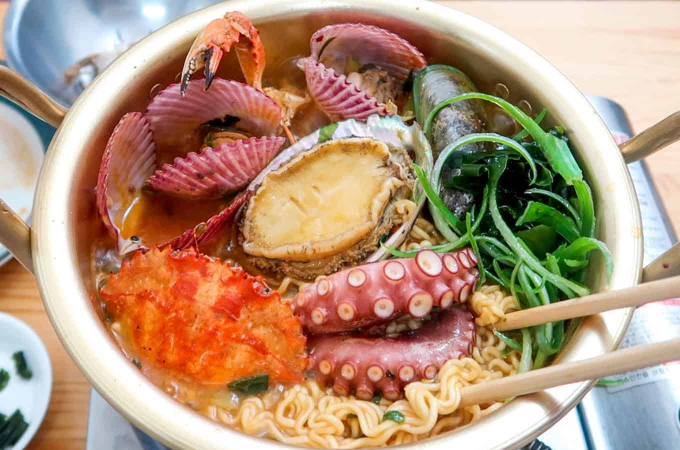
#> input picture input/Jeju-Seafood-Ramen.jpg, 1360 x 900 px (shown at 1/2 size)
$ python -i pencil.py   (imports and definitions only)
#> lines starting #> are read from the running program, lines starting #| are printed output that depends on the picture
#> further down, picture is the input picture: shape (900, 1360, 3); mean B, G, R 122.2, 148, 179.7
### edge_detection/canny_edge.py
import sys
import os

sys.path.append(os.path.abspath(os.path.join(os.path.dirname(__file__), '..')))

import numpy as np
import cv2 as cv
from edge_detection.filters import apply_median_filter
from edge_detection.gradient import get_sobel_filters
from edge_detection.suppresion import non_maximum_suppression
from edge_detection.threshold import calculate_threshold

def modified_canny_detector(img):
    img = cv.cvtColor(img, cv.COLOR_BGR2GRAY)
    img = apply_median_filter(img)

    kernel_x, kernel_y = get_sobel_filters()
    grad_x = cv.filter2D(np.float64(img), cv.CV_64F, kernel_x)
    grad_y = cv.filter2D(np.float64(img), cv.CV_64F, kernel_y)

    mag, ang = cv.cartToPolar(grad_x, grad_y, angleInDegrees=True)
    height, width = img.shape

    mag = non_maximum_suppression(mag, ang, width, height)

    adaptive_threshold = calculate_threshold(mag)

    _, binarized_image = cv.threshold(mag, adaptive_threshold, 255, cv.THRESH_BINARY)

    binarized_image = np.where(binarized_image > 0, 255, 0).astype(np.uint8)

    return binarized_image

### npr_effects/pencil.py
import cv2 as cv
import numpy as np
from edge_detection.canny_edge import modified_canny_detector

def apply_pencil_sketch(image, blend_factor=0.5):

#> called with blend_factor = 0.5
    gray_image = cv.cvtColor(image, cv.COLOR_BGR2GRAY)
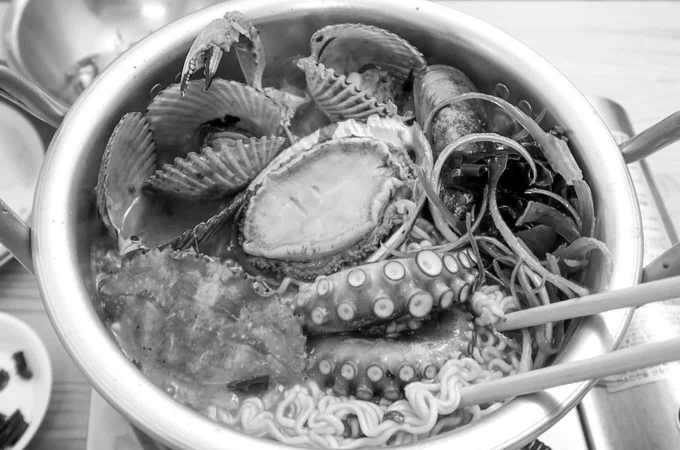
#> gray_image: shape (900, 1360) (shown at 1/2 size); min 0, max 255, mean 154.5

    inverted_gray = 255 - gray_image
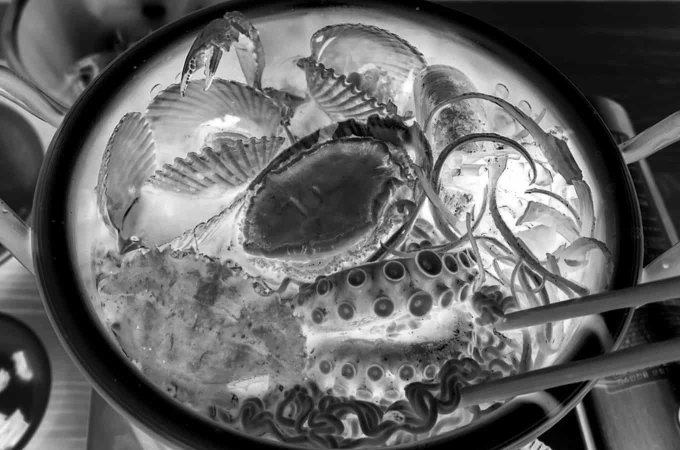
#> inverted_gray: shape (900, 1360) (shown at 1/2 size); min 0, max 255, mean 100.5

    blurred = cv.GaussianBlur(inverted_gray, (21, 21), 0)
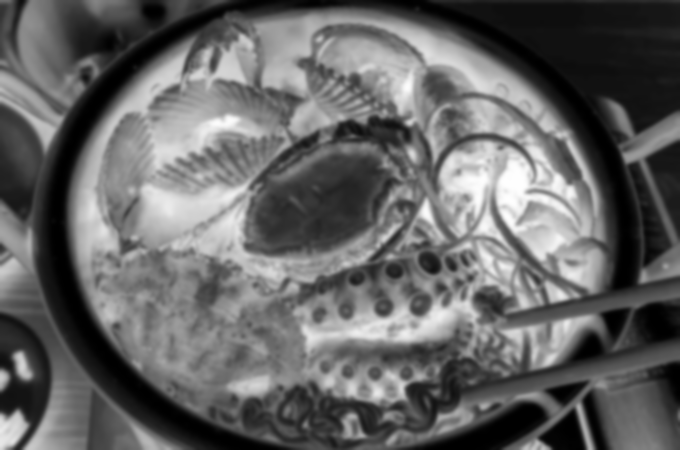
#> blurred: shape (900, 1360) (shown at 1/2 size); min 0, max 254, mean 100.5

    sketch = cv.divide(gray_image, 255 - blurred, scale=256)
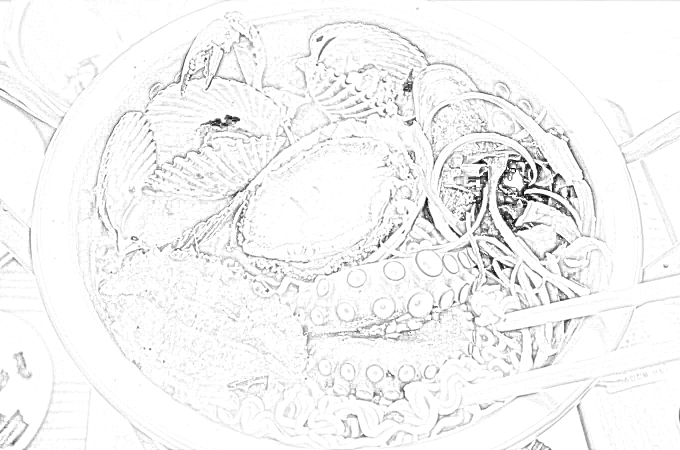
#> sketch: shape (900, 1360) (shown at 1/2 size); min 0, max 255, mean 244.6

    edges = modified_canny_detector(image)
    edges_inv = 255 - edges

    sketch = cv.multiply(sketch, edges_inv, scale=1/255)

    sketch = cv.normalize(sketch, None, alpha=0, beta=255, norm_type=cv.NORM_MINMAX)

    sketch_bgr = cv.cvtColor(sketch, cv.COLOR_GRAY2BGR)

    sketch_image = cv.addWeighted(image, 1 - blend_factor, sketch_bgr, blend_factor, 0)

    return sketch_image

def apply_pencil_sketch_with_texture(image, texture_path, blend_factor=0.5):

    sketch_image = apply_pencil_sketch(image, blend_factor)

    texture = cv.imread(texture_path, cv.IMREAD_GRAYSCALE)
    texture = cv.resize(texture, (image.shape[1], image.shape[0]))

    texture = texture.astype(np.float32) / 255.0

    sketch_texture = cv.multiply(sketch_image.astype(np.float32) / 255.0, cv.cvtColor(texture, cv.COLOR_GRAY2BGR))

    sketch_texture = (sketch_texture * 255).astype(np.uint8)

    return sketch_texture

>>> import cv2
>>> picture = cv2.imread('../input/Jeju-Seafood-Ramen.jpg')
#> (the run stopped early here; a loop or call above may not have finished)
